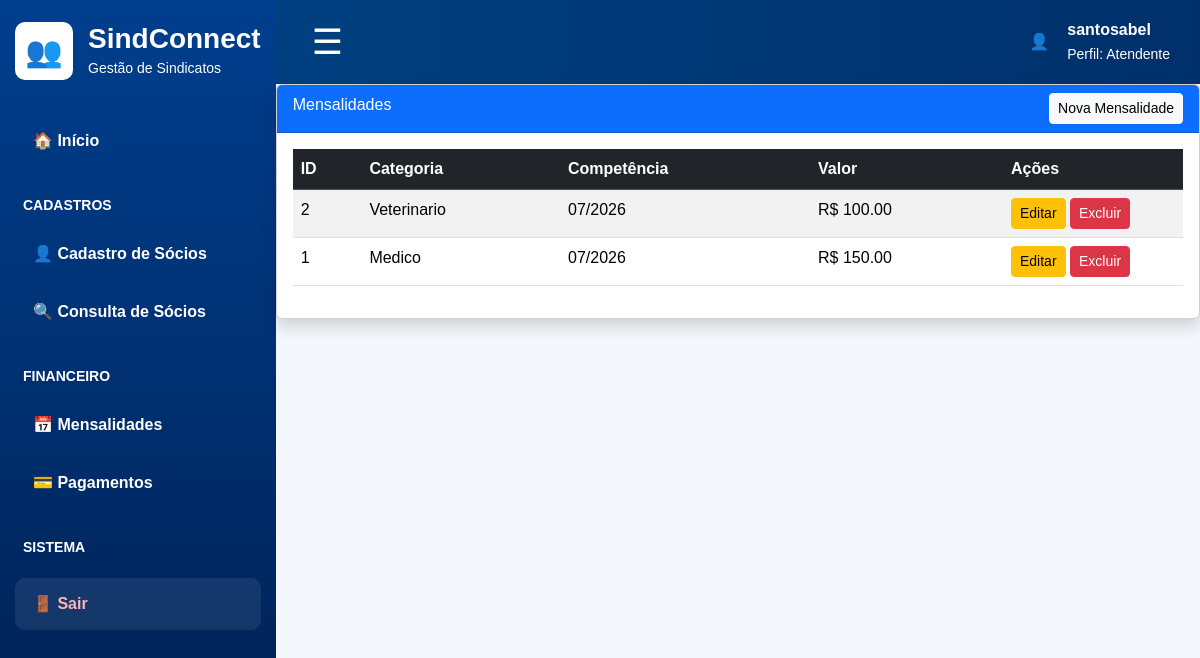
The app's page /mensalidades/ (signed in) with its own data.
### app/models.py (models this page shows, shortened)
class Mensalidade(models.Model):
    categoria = models.CharField(max_length=100)
    competencia = models.CharField(max_length=7)  # Exemplo: 06/2026
    valor = models.DecimalField(max_digits=10, decimal_places=2)

### app/views.py (the view)
# urls.py: path('mensalidades/', views.lista_mensalidades, name='lista_mensalidades' ),
@login_required
def lista_mensalidades(request):
    mensalidades = Mensalidade.objects.all().order_by('-id')
    return render(request, 'lista_mensalidades.html', {
        'mensalidades': mensalidades
    })

### templates/lista_mensalidades.html
{% extends 'base_atendente.html' %}
{% block conteudo %}
<div class="card shadow">
    <div class="card-header bg-primary text-white d-flex justify-content-between">
        <span>Mensalidades</span>
        <a href="{% url 'cadastro_mensalidade' %}"
           class="btn btn-light btn-sm">
            Nova Mensalidade
        </a>
    </div>
    <div class="card-body">
        <table class="table table-striped table-hover">
            <thead class="table-dark">
                <tr>
                    <th>ID</th>
                    <th>Categoria</th>
                    <th>Competência</th>
                    <th>Valor</th>
                    <th width="180">Ações</th>
                </tr>
            </thead>
            <tbody>
                {% for mensalidade in mensalidades %}
                <tr>
                    <td>{{ mensalidade.id }}</td>
                    <td>{{ mensalidade.categoria }}</td>
                    <td>{{ mensalidade.competencia }}</td>
                    <td>R$ {{ mensalidade.valor }}</td>
                    <td>
                        <a href="{% url 'editar_mensalidade' mensalidade.id %}"
                           class="btn btn-warning btn-sm">
                            Editar
                        </a>
                        <a href="{% url 'excluir_mensalidade' mensalidade.id %}"
                           class="btn btn-danger btn-sm">
                            Excluir
                        </a>
                    </td>
                </tr>
                {% empty %}
                <tr>
                    <td colspan="5" class="text-center">
                        Nenhuma mensalidade cadastrada.
                    </td>
                </tr>
                {% endfor %}
            </tbody>
        </table>
    </div>
</div>
{% endblock %}

### templates/base_atendente.html (shortened to what this page needs)
{% load static %}
<!DOCTYPE html>
<html lang="pt-br">
<head>
    <link href="https://cdn.jsdelivr.net/npm/bootstrap@5.3.3/dist/css/bootstrap.min.css" rel="stylesheet">
    <link href="{% static 'css/home_atendente.css' %}" rel="stylesheet">
</head>
<body>
<div class="d-flex">
    <aside class="sidebar" id="sidebar">
        <div class="logo-area">
            <div class="logo-icon">👥</div>
            <div>
                <h3>SindConnect</h3>
                <span>Gestão de Sindicatos</span>
            </div>
        </div>
        <a href="{% url 'home_atendente' %}" class="menu-item">
            🏠 Início
        </a>
        <p class="menu-title">CADASTROS</p>
        <a href="{% url 'lista_socios' %}" class="menu-item">
            👤 Cadastro de Sócios
        </a>
        <a href="{% url 'consulta_socio' %}" class="menu-item">
            🔍 Consulta de Sócios
        </a>
        <p class="menu-title">FINANCEIRO</p>
        <a href="{% url 'lista_mensalidades' %}" class="menu-item">
    📅 Mensalidades
</a>
<a href="{% url 'lista_pagamentos' %}" class="menu-item">
    💳 Pagamentos
</a>
        <p class="menu-title">SISTEMA</p>
        <a href="{% url 'logout' %}" class="menu-item logout">
    🚪 Sair
</a>
    </aside>
    <main class="w-100">
        <header class="topbar d-flex justify-content-between align-items-center">
            <button class="btn-menu" onclick="toggleSidebar()">
                ☰
            </button>
            <div class="user-area">
                <div class="avatar">
                    👤
                </div>
                <div>
                    <strong>
                        {{ request.user.first_name|default:request.user.username }}
                    </strong>
                    <br>
                    <small>Perfil: Atendente</small>
                </div>
            </div>
        </header>
        <section class="content-area">
            {% block conteudo %}
            {% endblock %}
        </section>
    </main>
</div>
</body>
</html>

### static/css/home_atendente.css (style rules this page uses)
body { font-family: Arial, sans-serif; background: #f4f7fb; color: #061b4e; }
.sidebar { width: 300px; min-height: 100vh; background: linear-gradient(180deg, #003f8f, #001f4f); color: white; padding: 22px 15px; }
.logo-area { display: flex; align-items: center; gap: 15px; margin-bottom: 35px; }
.logo-icon { background: white; color: #005bd6; width: 58px; height: 58px; border-radius: 10px; display: grid; place-items: center; font-size: 30px; }
.logo-area h3 { margin: 0; font-weight: bold; }
.logo-area span { font-size: 14px; }
.menu-title { font-size: 14px; margin: 28px 8px 12px; font-weight: bold; }
.menu-item { display: block; color: white; text-decoration: none; padding: 14px 18px; border-radius: 10px; font-weight: bold; margin-bottom: 6px; }
.topbar { height: 84px; background: linear-gradient(90deg, #004080, #00306b); color: white; padding: 0 30px; }
.btn-menu { background: none; border: none; color: white; font-size: 35px; }
.user-area { display: flex; align-items: center; gap: 18px; }
.logout { background: rgba(255,255,255,0.08); color: #ffb3b3 !important; margin-top: 20px; }

### records on screen
Mensalidade: id "2", categoria "Veterinario", competencia "07/2026", valor "100.00"
Mensalidade: id "1", categoria "Medico", competencia "07/2026", valor "150.00"

### other values on screen
{{ request.user.first_name|default:request.user.username }} "santosabel"
